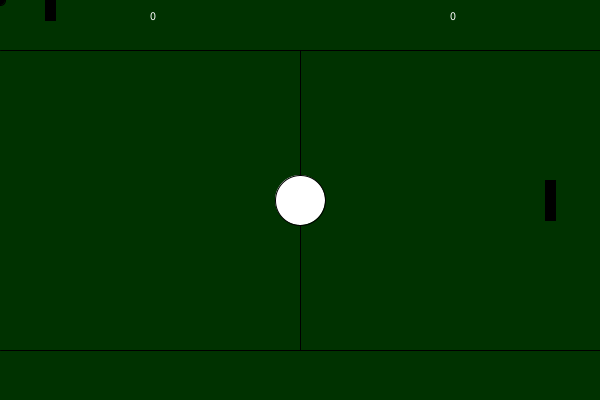
Frame 1 (no input)
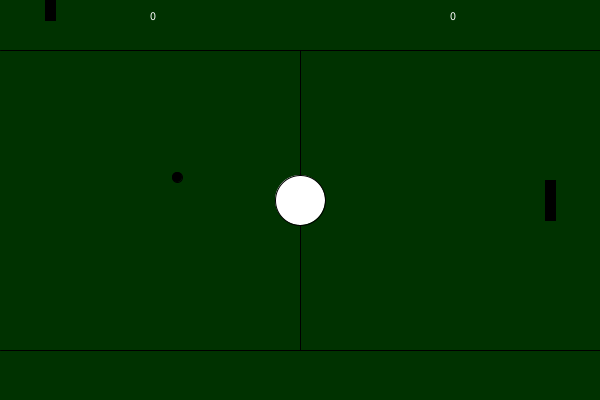
Frame 60 (the mouse pressed at the canvas centre just before this capture)
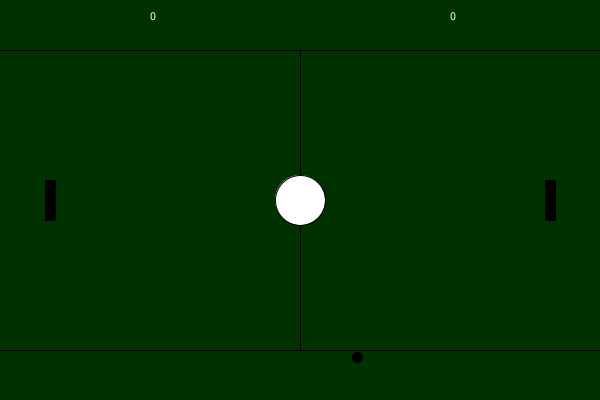
Frame 120 (the mouse held since frame 60 and released just before this capture)

The Processing sketch that drew these frames (run headless with seeded random() and noise(); from frame 60 on, the mouse is pressed at the canvas centre):

// Processing sketch: processing_163430
// ── processing_163430.pde

int x=0;
int y=0;
int my=3;
int mx=3;
int p2Y=200;
int p1Score=0;
int p2Score=0;

void setup() {
  size(600, 400);
}

void draw() {
 drawBackground();
 fill(0);
  ellipse(x, y, 10, 10);
  noFill();

  x+=mx;
  y+=my;
  if (y>height || y<0) {
    my=my*-1;
  }

if(x>width){
  mx*=-1;
  x=width/2;
  y=height/2;
  p1Score+=1;
}
if(x<0){
  mx*=-1;
  x=width/2;
  y=height/2;
  p2Score+=1;
}
if(p1Score>11 || p2Score>11){
  p1Score=0;
  p2Score=0;
}
fill(0);
  paddle(50, mouseY);
  paddle(550, p2Y);
  noFill();
  
  if(abs(x-50)<10 && abs(y-mouseY)<40){
    mx=abs(mx);
  }
   if(abs(x-550)<10 && abs(y-p2Y)<40){
    mx=-abs(mx);
   }
}
void keyPressed(){
   if(keyPressed){
    if (key=='w' || key=='W'){
      p2Y=p2Y-35;
    }
    if(key=='s' || key=='S'){
      p2Y=p2Y+35;
    }
   }
}

void paddle(int x, int y) {

  rectMode(CENTER);
  rect(x,y, 10, 40);
}
void drawBackground() {
  background(0,50,0);
  fill(255);
  line(0,50,width,50);
  line(0,350,width,350);
  line(width/2,50,width/2,height-50);
  ellipse(width/2,height/2,50,50);
  
  text(p1Score,150,20);
  
  text(p2Score,width-150,20);
  
}
